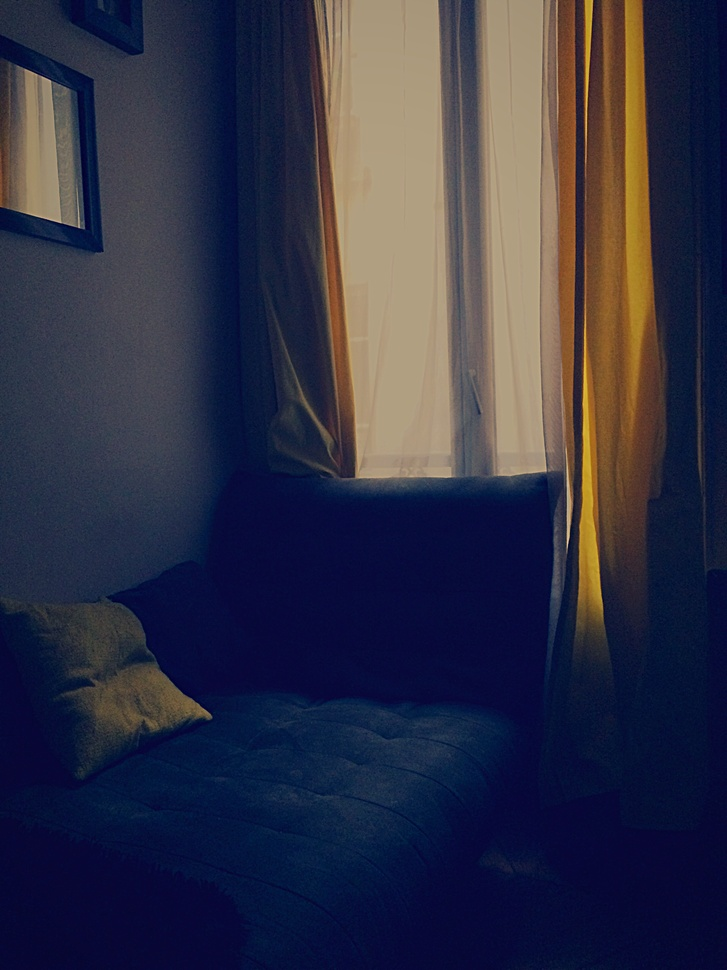
#> input picture Images/curtains-dark.jpg, 727 x 970 px, shrunk from 2448 x 3264 before the run
$ python -i filter.py   (imports and definitions only)
#> lines starting #> are read from the running program, lines starting #| are printed output that depends on the picture
import os
import numpy as np
import scipy
from scipy import ndimage
from PIL import Image


# [14 lines left out: function mean_filtering_greyscale, not called in this run]


def mean_filtering_color(file_path: str) -> None:
#> called with file_path = '../Images/curtains-dark.jpg'
    file_name = os.path.basename(file_path)

    image = Image.open(file_path)
#> image is the input picture: PIL image 727x970 RGB; mean R, G, B 49.2, 49.3, 68

    image_array = np.array(image)

    kernel = np.ones((6, 5)) / 25

    R = scipy.ndimage.convolve(image_array[:,:,1], kernel, mode='constant', cval=0)
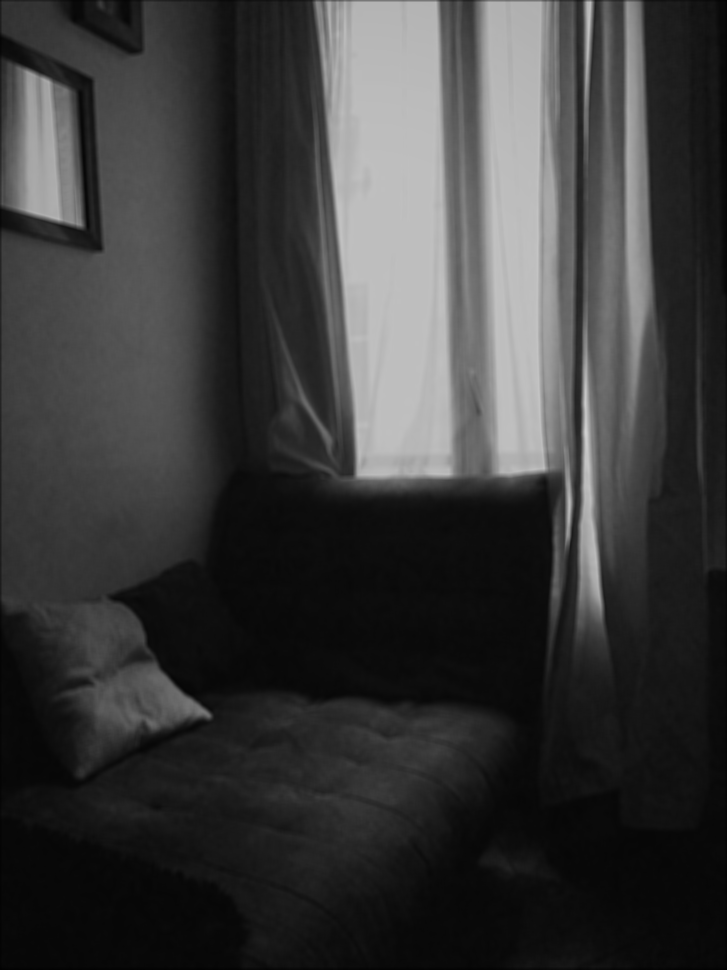
#> R: shape (970, 727); min 2, max 207, mean 58.5
    G = scipy.ndimage.convolve(image_array[:,:,2], kernel, mode='constant', cval=0)
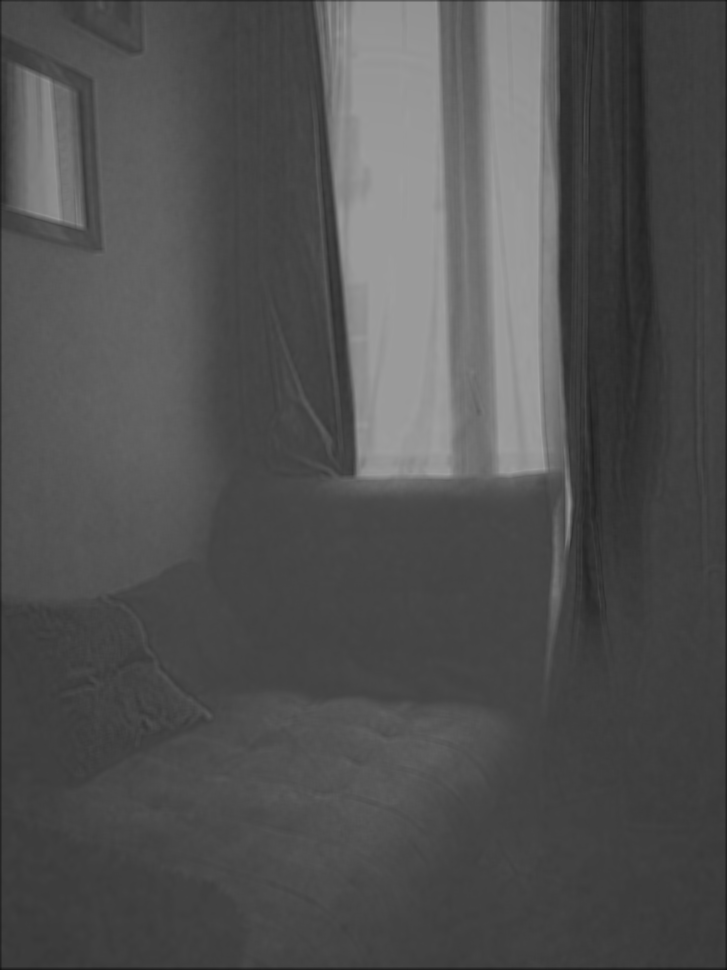
#> G: shape (970, 727); min 17, max 160, mean 80.9
#> (the run stopped early here; a loop or call above may not have finished)

$ run again, on Images/Siamese_cat_1110x740.png
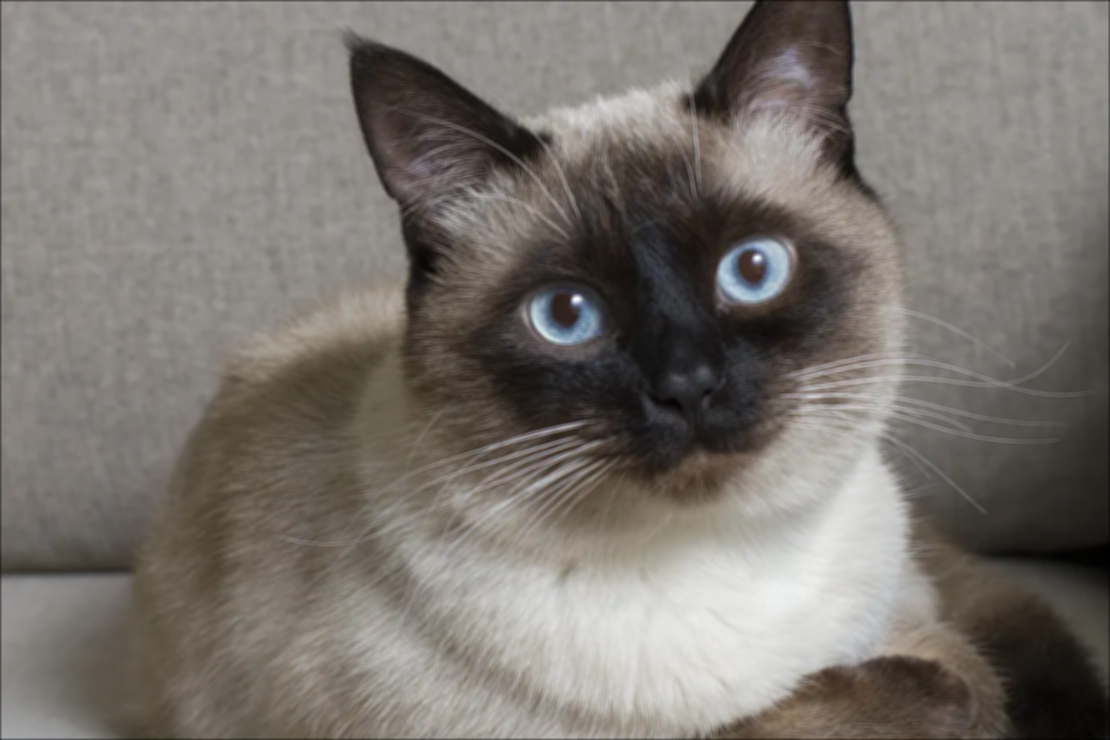
#> input picture Images/Siamese_cat_1110x740.png, 1110 x 740 px
#> in mean_filtering_color, image is the input picture: PIL image 1110x740 RGB; mean R, G, B 121.6, 116.1, 110.4
#> in mean_filtering_color, `R = scipy.ndimage.convolve(image_array[:,:,1], kernel, mode='constant'..`:
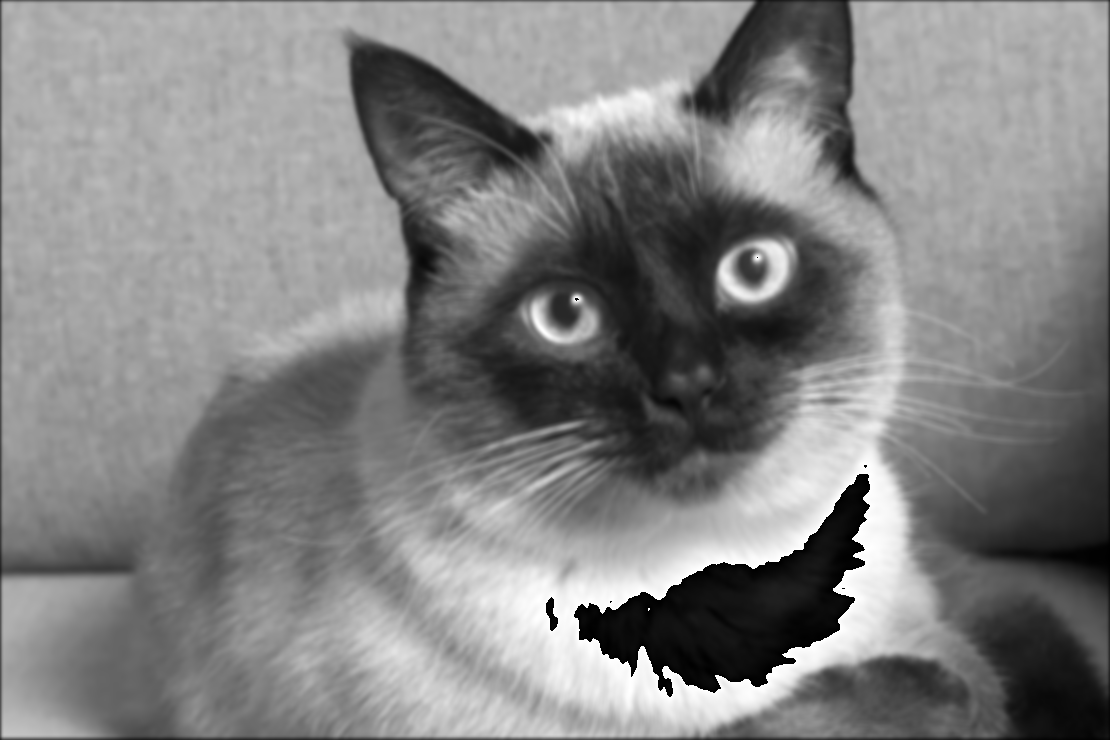
#> R: shape (740, 1110); min 0, max 255, mean 130.2
#> in mean_filtering_color, `G = scipy.ndimage.convolve(image_array[:,:,2], kernel, mode='constant'..`:
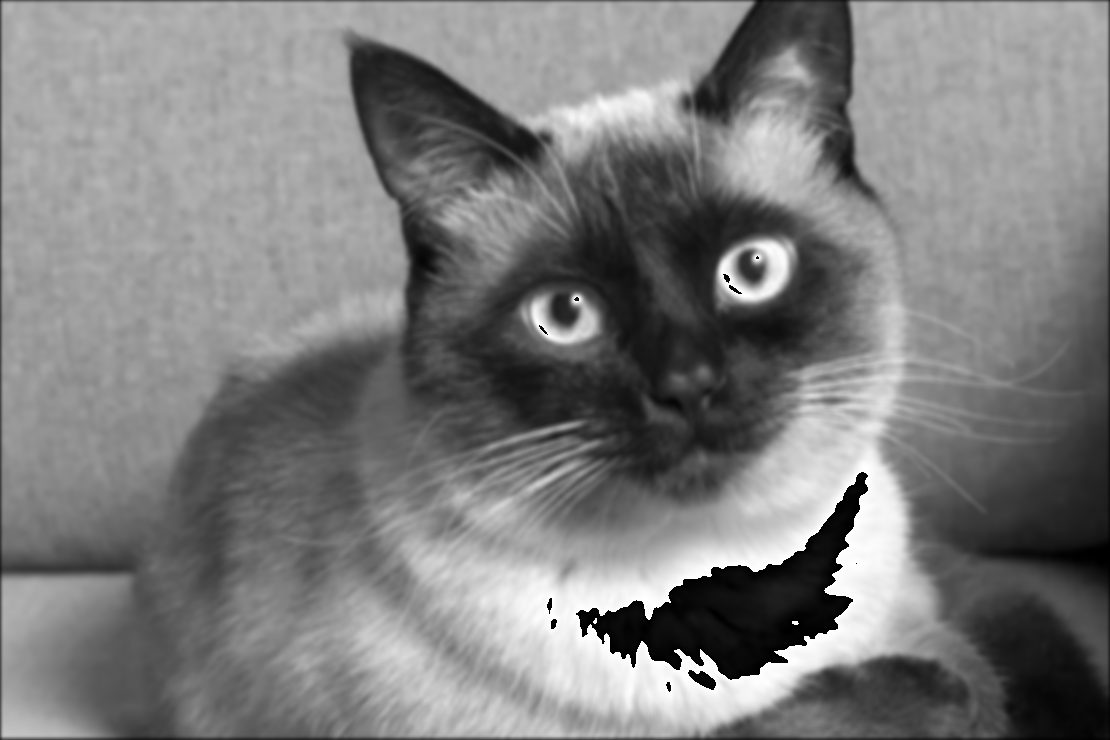
#> G: shape (740, 1110); min 0, max 255, mean 125
